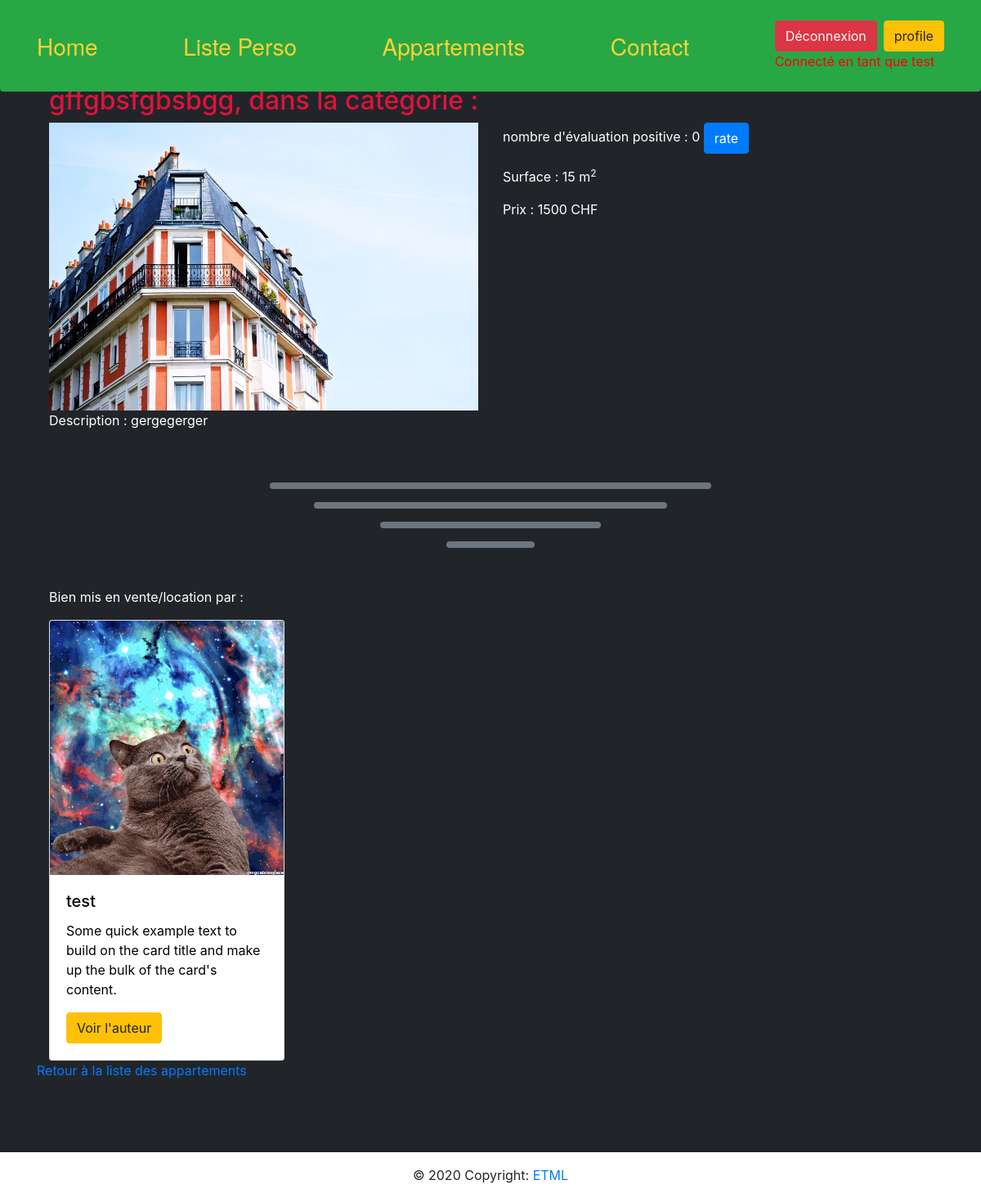
Page /index.php?controller=appartement&action=detail&id=6 (signed in) on the earlier database version.
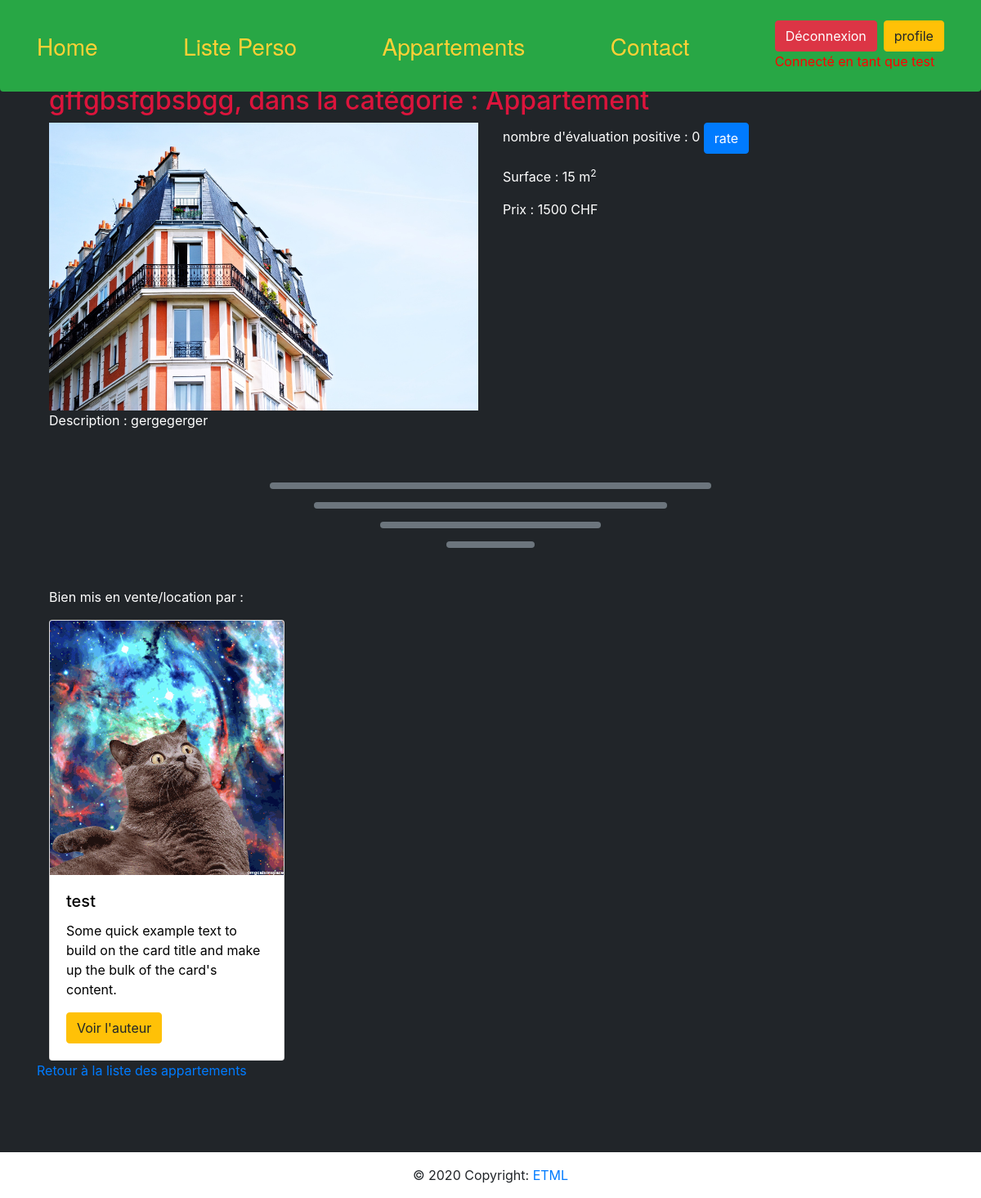
Same page on the later database version.
### tables this page shows
CREATE TABLE `t_appartement` (
  `idAppartement` bigint(20) UNSIGNED NOT NULL,
  `appName` varchar(50) NOT NULL,
  `appDescription` varchar(255) DEFAULT NULL,
  `appCategory` varchar(50) DEFAULT NULL,
  `appImage` varchar(255) DEFAULT 'defaultAppartementPicture.jpg',
  `appSurface` float DEFAULT NULL,
  `appPrix` float NOT NULL,
  `appDate` datetime NOT NULL DEFAULT CURRENT_TIMESTAMP,
  `appRate` int(11) NOT NULL DEFAULT '0',
  `appVisibility` tinyint(1) NOT NULL DEFAULT '1',
  `idUser` int(11) NOT NULL
);

CREATE TABLE `t_category` (
  `idCategory` bigint(20) UNSIGNED NOT NULL,
  `catName` varchar(100) NOT NULL DEFAULT 'Appartement'
);

### controller/AppartementController.php (called while the page is built, shortened)
<?php
include_once("model/Database.php");
class AppartementController extends Controller {
    public function display() {
        $action = "listAction";
        $database = new Database();
        if (!array_key_exists("action", $_GET))
        {
            $action = "listAction";
        }
        else
        {
            switch($_GET["action"])
            {
                case "detail":
                    if (array_key_exists("id", $_GET) && $database->AppartementExist($_GET["id"]) && array_key_exists("isConnected", $_SESSION) && $_SESSION["isConnected"])
                    {
                        $action = $_GET["action"] . "Action";
                    }
                    else
                    {
                        $action = "listAction";
                    }
                    break;
            }
        }
        return call_user_func(array($this, $action));
    }
    private function detailAction() {
        $database = new Database();
        $alreadyRate = false;
        $appartement = $database->getOneAppartement($_GET['id']);
        $view = file_get_contents('view/page/appartement/detail.php');
        eval('?>' . $view);
        $content = ob_get_clean();
        return $content;
    }
}

### model/Database.php (called while the page is built, shortened)
<?php
class Database {
    private $connector;
    public function __construct()
    {
        $dbName = $GLOBALS['MM_CONFIG']['database']['dbName'];
        $user = $GLOBALS['MM_CONFIG']['database']['username'];
        $password = $GLOBALS['MM_CONFIG']['database']['password'];
        $charset = $GLOBALS['MM_CONFIG']['database']['charset'];
        $host = $GLOBALS['MM_CONFIG']['database']['host'];
        $port = $GLOBALS['MM_CONFIG']['database']['port'];
        $this->connector = new PDO("mysql:host=$host;port=$port;dbname=$dbName;charset=$charset" , $user, $password);
    }
    private function queryPrepareExecute($query, $binds)
    {
        $req = $this->connector->prepare($query);
        $req->execute();
        return $req;
    }
    private function formatData($req)
    {
        return $req->fetchALL(PDO::FETCH_ASSOC);
    }
    public function AppartementExist($idAppartement)
    {
        $req = $this->queryPrepareExecute('SELECT * FROM t_appartement', null);
        $appartements = $this->formatData($req);
        foreach($appartements as $appartement)
        {
            if ($appartement["idAppartement"] == $idAppartement)
            {
                return true;
            }
        }
        return false;
    }
    public function getOneAppartement($id)
    {
        $req = $this->queryPrepareExecute('SELECT * FROM t_appartement LEFT JOIN t_category ON t_appartement.appCategory = t_category.idCategory WHERE idAppartement = ' . $id, null);
        $appartements = $this->formatData($req);
        return $appartements[0];
    }
}
?>

### view/page/appartement/detail.php (the view, shortened to what the changed rows need)
<div class="container">
	<h2>
		<?php
			if (isset($appartement))
			{
				echo $appartement['appName'] . ', dans la catégorie : ' . $appartement["catName"];
			}
			else
			{
				header("Location: index.php?controller=appartement&action=list");
			}
		?>
	</h2>
	<div class="row">
		<div class="col-lg-6 col-md-6 col-sm-6 col-xs-12 text-white">
			<?php
				$imageLink = '"resources/image/Appartements/' . htmlspecialchars($appartement['appImage']) . '"';
				echo '<img class="d-block w-100" src=' . $imageLink . ' alt="image d\'illustration de l\'appartement">';
				echo '<p>Description : ' . $appartement['appDescription'] . '</p>';
			?>
		</div>
		<div class="col-lg-6 col-md-6 col-sm-6 col-xs-12 text-white">
			<div>
				<div>
					<p>
						<?php
							echo 'nombre d\'évaluation positive : ' . $appartement["appRate"] . ' ';
							if ($alreadyRate)
							{
								echo '<a class="btn btn-warning" href="index.php?controller=appartement&action=detail&rate=1&id=' . htmlspecialchars($appartement["idAppartement"]) . '">unrate</a>';
							}
							else
							{
								echo '<a class="btn btn-primary" href="index.php?controller=appartement&action=detail&rate=0&id=' . htmlspecialchars($appartement["idAppartement"]) . '">rate</a>';
							}
						?>
					</p>
				</div>
				<div>
					<p>Surface : <?php echo htmlspecialchars($appartement["appSurface"]); ?> m<sup>2</sup></p>
				</div>
				<div>
					<p>Prix : <?php echo htmlspecialchars($appartement["appPrix"]); ?> CHF</p>
				</div>
			</div>
		</div>
	</div>
	<div class="bg-secondary badge-pill mt-5 mb-3 mx-auto " style="height:8px;width:50%;"></div>
	<div class="bg-secondary badge-pill mt-3 mb-3 mx-auto " style="height:8px;width:40%;"></div>
	<div class="bg-secondary badge-pill mt-3 mb-3 mx-auto " style="height:8px;width:25%;"></div>
	<div class="bg-secondary badge-pill mt-3 mb-5 mx-auto " style="height:8px;width:10%;"></div>
	<div class="row">
		<div class="col-lg-6 col-md-6 col-sm-6 col-xs-12 text-white">
		</div>
		<div class="col-lg-6 col-md-6 col-sm-6 col-xs-12 text-white">
		</div>
		<div class="text-white mb-5 pb-5">
		</div>
	</div>
</div>

Differences in the rows shown:
changed t_appartement "gffgbsfgbsbgg": t_category.catName (not shown) → "Appartement"
